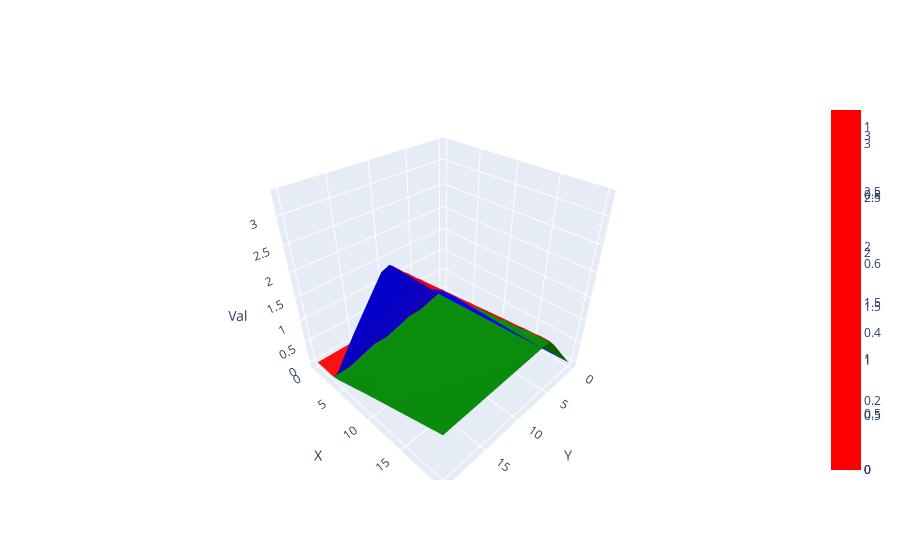

The notebook cell saved with this chart:
### Code cell
import plotly.graph_objects as go

eps = 1e-3

grid1 = results.pivot(index='glucose', columns='ammonia', values='growth')
grid2 = results2[results2['BOF'] == 'BIOMASS_NL'].pivot(index='glucose', columns='ammonia', values='growth')
grid3 = results2[results2['BOF'] == 'BIOMASS_CL'].pivot(index='glucose', columns='ammonia', values='growth')

colorscale_red = [[0, 'red'], [1, 'red']]
colorscale_green = [[0, 'green'], [1, 'green']]
colorscale_blue = [[0, 'blue'], [1, 'blue']]

# Create a 3D surface plot
fig = go.Figure()

fig.add_trace(go.Surface(z=grid2.values - eps, x=grid2.columns, y=grid2.index, colorscale=colorscale_green, name='NL' ))
fig.add_trace(go.Surface(z=grid3.values - eps, x=grid3.columns, y=grid3.index, colorscale=colorscale_blue, name='CL' ))
fig.add_trace(go.Surface(z=grid1.values, x=grid1.columns, y=grid1.index, colorscale=colorscale_red, name='HPI'))


fig.update_layout(scene=dict(
    xaxis_title='Y',
    yaxis_title='X',
    zaxis_title='Val'
))

fig.show()

### Figure 1 — Plotly figure (JSON) as saved in the notebook; plotly's stock layout.template omitted (floating-point values rounded to 4 significant figures; data arrays with more than 128 entries replaced by an {"elided": "..."} marker saying what was removed)
{"data": [{"colorscale": [[0, "green"], [1, "green"]], "name": "NL", "type": "surface", "x": [0, 1.053, 2.105, 3.158, 4.211, 5.263, 6.316, 7.368, 8.421, 9.474, 10.53, 11.58, 12.63, 13.68, 14.74, 15.79, 16.84, 17.89, 18.95, 20], "y": [0, 1.053, 2.105, 3.158, 4.211, 5.263, 6.316, 7.368, 8.421, 9.474, 10.53, 11.58, 12.63, 13.68, 14.74, 15.79, 16.84, 17.89, 18.95, 20], "z": {"elided": "20x20 float values"}}, {"colorscale": [[0, "blue"], [1, "blue"]], "name": "CL", "type": "surface", "x": [0, 1.053, 2.105, 3.158, 4.211, 5.263, 6.316, 7.368, 8.421, 9.474, 10.53, 11.58, 12.63, 13.68, 14.74, 15.79, 16.84, 17.89, 18.95, 20], "y": [0, 1.053, 2.105, 3.158, 4.211, 5.263, 6.316, 7.368, 8.421, 9.474, 10.53, 11.58, 12.63, 13.68, 14.74, 15.79, 16.84, 17.89, 18.95, 20], "z": {"elided": "20x20 float values"}}, {"colorscale": [[0, "red"], [1, "red"]], "name": "HPI", "type": "surface", "x": [0, 1.053, 2.105, 3.158, 4.211, 5.263, 6.316, 7.368, 8.421, 9.474, 10.53, 11.58, 12.63, 13.68, 14.74, 15.79, 16.84, 17.89, 18.95, 20], "y": [0, 1.053, 2.105, 3.158, 4.211, 5.263, 6.316, 7.368, 8.421, 9.474, 10.53, 11.58, 12.63, 13.68, 14.74, 15.79, 16.84, 17.89, 18.95, 20], "z": {"elided": "20x20 float values"}}], "layout": {"scene": {"xaxis": {"title": {"text": "Y"}}, "yaxis": {"title": {"text": "X"}}, "zaxis": {"title": {"text": "Val"}}}}}
